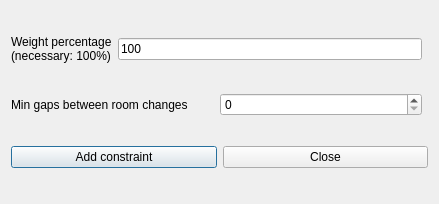
<?xml version="1.0" encoding="UTF-8"?>
<ui version="4.0">
 <class>AddConstraintStudentsMinGapsBetweenRoomChangesForm_template</class>
 <widget class="QDialog" name="AddConstraintStudentsMinGapsBetweenRoomChangesForm_template">
  <property name="geometry">
   <rect>
    <x>0</x>
    <y>0</y>
    <width>439</width>
    <height>204</height>
   </rect>
  </property>
  <property name="windowTitle">
   <string extracomment="This is the title of the dialog to add a new constraint of this type">Add students min gaps between room changes</string>
  </property>
  <layout class="QGridLayout">
   <item row="0" column="0">
    <layout class="QHBoxLayout">
     <item>
      <widget class="QLabel" name="weightTextLabel">
       <property name="frameShape">
        <enum>QFrame::NoFrame</enum>
       </property>
       <property name="frameShadow">
        <enum>QFrame::Plain</enum>
       </property>
       <property name="text">
        <string>Weight percentage
(necessary: 100%)</string>
       </property>
       <property name="wordWrap">
        <bool>false</bool>
       </property>
      </widget>
     </item>
     <item>
      <widget class="QLineEdit" name="weightLineEdit">
       <property name="text">
        <string notr="true">100</string>
       </property>
      </widget>
     </item>
    </layout>
   </item>
   <item row="1" column="0">
    <layout class="QHBoxLayout">
     <item>
      <widget class="QLabel" name="textLabel1">
       <property name="text">
        <string>Min gaps between room changes</string>
       </property>
       <property name="wordWrap">
        <bool>false</bool>
       </property>
      </widget>
     </item>
     <item>
      <widget class="QSpinBox" name="minGapsSpinBox"/>
     </item>
    </layout>
   </item>
   <item row="2" column="0" colspan="2">
    <layout class="QHBoxLayout">
     <item>
      <widget class="QPushButton" name="addConstraintPushButton">
       <property name="text">
        <string>Add constraint</string>
       </property>
      </widget>
     </item>
     <item>
      <widget class="QPushButton" name="closePushButton">
       <property name="text">
        <string>Close</string>
       </property>
      </widget>
     </item>
    </layout>
   </item>
  </layout>
 </widget>
 <layoutdefault spacing="6" margin="11"/>
 <resources/>
 <connections/>
</ui>
